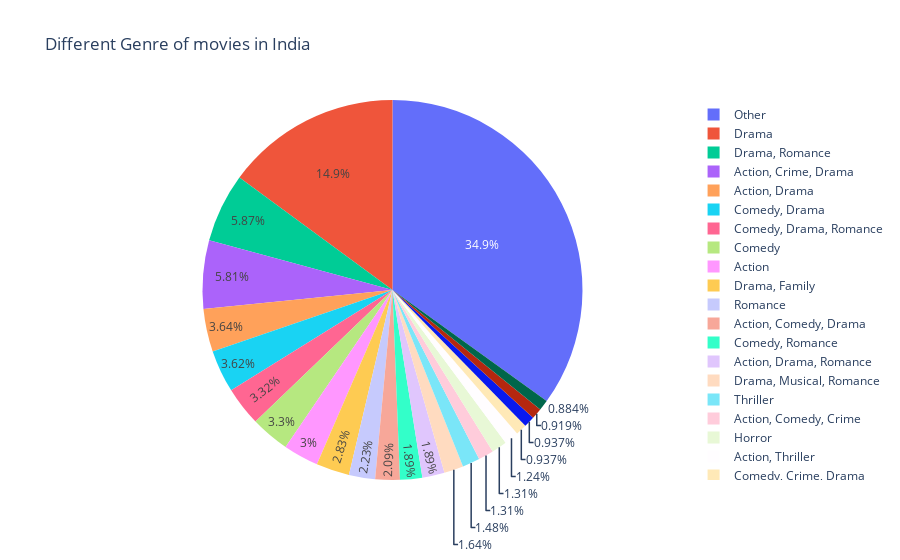

Notebook code cell kept with this figure:
### Code cell
genrePie.loc[genrePie['Count'] < 50, 'Genre'] = 'Other'
ax = px.pie(genrePie, values='Count', names='Genre', title='Different Genre of movies in India')
ax.show()

### Figure 1 — Plotly figure (JSON) as saved in the notebook; plotly's stock layout.template omitted (floating-point values rounded to 4 significant figures; data arrays with more than 128 entries replaced by an {"elided": "..."} marker saying what was removed)
{"data": [{"domain": {"x": [0, 1], "y": [0, 1]}, "hovertemplate": "Genre=%{label}<br>Count=%{value}<extra></extra>", "labels": {"elided": "376 str values"}, "legendgroup": "", "name": "", "showlegend": true, "type": "pie", "values": {"elided": "376 int values"}}], "layout": {"legend": {"tracegroupgap": 0}, "title": {"text": "Different Genre of movies in India"}}}
